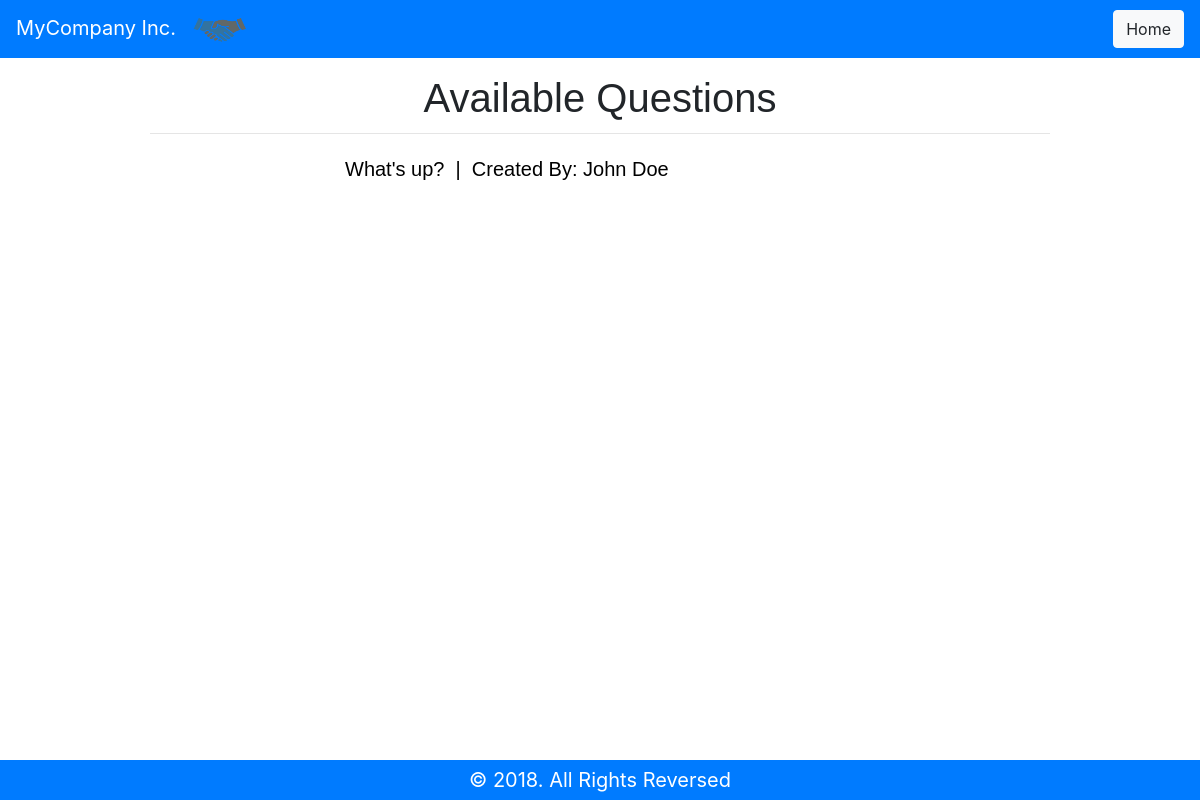
The page /polls/ on the database as committed earlier.
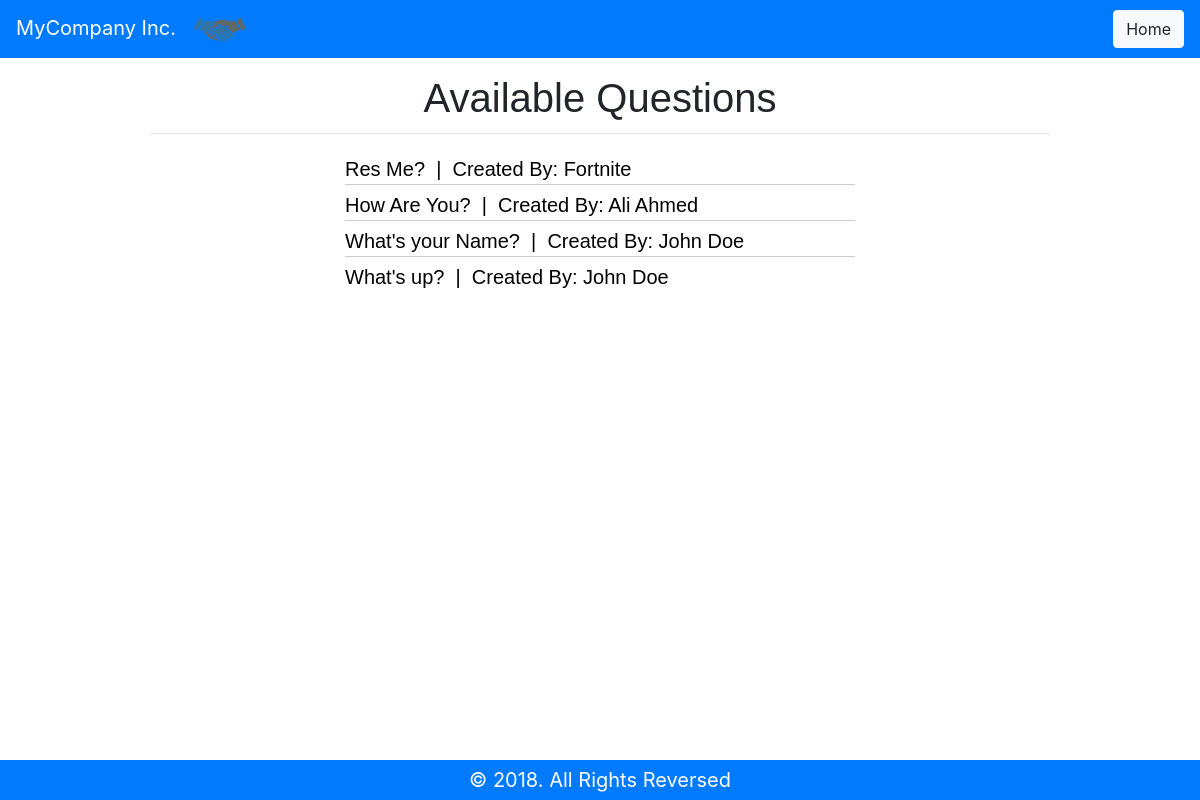
The same page on the database as committed later.
### polls/models.py (models this page shows, shortened)
class Question(models.Model):
    question_text = models.CharField(max_length=200)
    pub_date = models.DateTimeField('date published')
    owner = models.CharField(max_length=50, default='John Doe')

### polls/views.py (the view)
# urls.py: path('', views.index, name='index'),
def index(request):
    lastest_questions = Question.objects.order_by('-pub_date')[:5]
    context = {'lastest_questions':lastest_questions}
    return render(request, 'polls/index.html',context)

### polls/templates/polls/index.html
{% extends 'polls/base.html' %}
{% block main_content%}
{% if lastest_questions %}
  <div class="contatiner-fluid"><h1>Available Questions</h1><hr class="q1"></div>
  <div class="contatiner-fluid div">
  <ul>
    {% for question in lastest_questions %}
      <li><a href = {% url "detail" question.id %}> {{question.question_text}} &nbsp;|&nbsp; Created By: {{question.owner}} </a></li>
    {% endfor %}
  </ul>
</div>
{% else %}
  <h1> No questions in the database, Please add some Questions!</h1>
{% endif %}
{% endblock %}

### polls/templates/polls/base.html (shortened to what this page needs)
{% load staticfiles %}
<!DOCTYPE html>
<html lang="en">
  <head>
    <link rel="stylesheet" type="text/css" href = "{% static 'polls/bootstrap-4.0.0-dist/css/bootstrap.min.css' %}" />
    <link rel="stylesheet" type="text/css" href = "{% static 'polls/style.css' %}" />
  </head>
  <body>
    <nav class="navbar navbar-expand-lg navbar-dark bg-primary">
      <a class="navbar-brand" href="#">MyCompany Inc. <img src="{% static 'polls/company.png' %}" width="65px" height="30px"></a>
      <div class="navbar-nav ml-auto">
      <button type="button" class="btn btn-light" onclick="location.href = {% url "index" %}">Home</button>
    </div>
    </nav>
    <footer class="footer bg-primary" id="footer">
      <span> © 2018. All Rights Reversed </span>
    </footer>
  {% block main_content %}
  {% endblock %}
  </body>
</html>

### polls/static/polls/style.css (style rules this page uses)
.div { width: 520px; margin: auto; margin-top:20px; }
.q1 { width: 900px; margin: auto; }
hr { color: #4285F4; margin-bottom: 10px; }
h1 { font: 400 40px/1.5 Helvetica, Verdana, sans-serif; margin: 0; padding-top: 10px; text-align: center; padding-bottom: 5px; }
ul { list-style-type: none; margin: 0; padding: 0; }
li { margin:5px; font: 200 20px/1.5 Helvetica, Verdana, sans-serif; border-bottom: 1px solid #ccc; }
li:last-child { border: none; }
li a { text-decoration: none; color: #000; display: block; width: 600px; -webkit-transition: font-size 0.3s ease, background-color 0.3s ease; -moz-transition: font-size 0.3s ease, background-color 0.3s ease; -o-transition: font-size 0.3s ease, background-color 0.3s ease; -ms-transition: font-size 0.3s ease, background-color 0.3s ease; transition: font-size 0.3s ease, background-color 0.3s ease; }
.footer { position: fixed; bottom: 0; width: 100%; padding: 5px; text-align: center; font-size: 20px; color: white; }

Rows that differ between the two databases and show on the page:
added Question: question_text "Res Me?", owner "Fortnite"
added Question: question_text "How Are You?", owner "Ali Ahmed"
added Question: question_text "What's your Name?", owner "John Doe"
